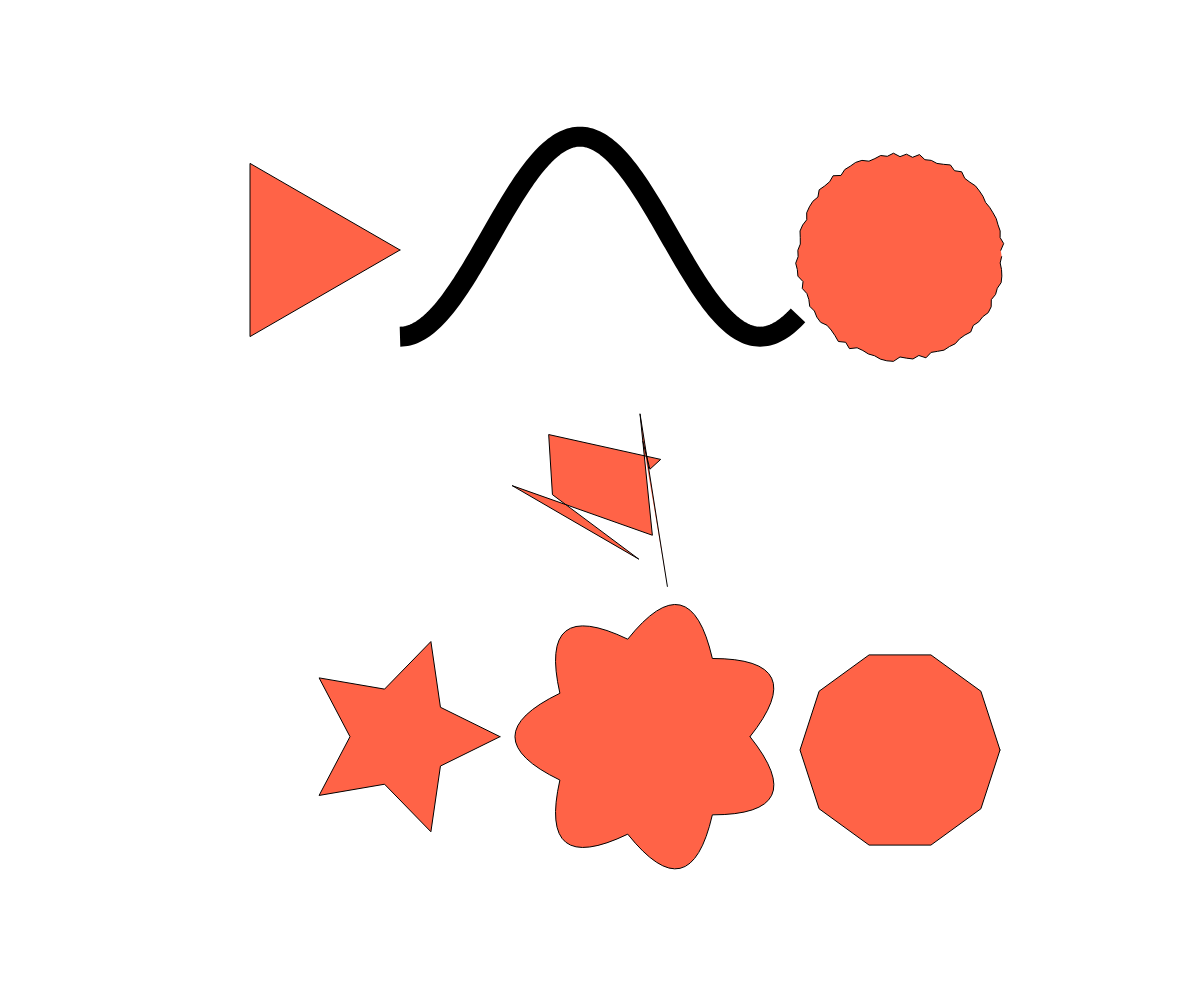
Frame 1 (no input)
Frame 60 (no input): identical to frame 1, image omitted
Frame 120 (the mouse pressed at the canvas centre since frame 60): identical to frame 1, image omitted

The p5.js sketch that drew this single still picture (run headless with seeded random() and noise() and a simulated clock; from frame 60 on, the mouse is pressed at the canvas centre):

// p5.js sketch
// ── sketch.js
function setup() {
  createCanvas(windowWidth, windowHeight);

  // generate random lines
  fill("tomato");
  translate(width / 2, height / 2);
  beginShape();
  for (var i = 0; i < 10; i++) {
    var x = random(-100, 100);
    var y = random(-100, 100);
    vertex(x, y);
  }
  endShape();

  // generate circle
  translate(width / 4, height / 4);
  beginShape();
  for (var i = 0; i < 11; i++) {
    var x = cos(radians(i * 36)) * 100;
    var y = sin(radians(i * 36)) * 100;
    vertex(x, y);
  }
  endShape();

  // generate triangle
  var numVertices = 3; // or 4 or 30
  var spacing = 360 / numVertices;
  translate(-width / 2, -height / 2);
  beginShape();
  for (var i = 0; i < numVertices + 1; i++) {
    var x = cos(radians(i * spacing)) * 100;
    var y = sin(radians(i * spacing)) * 100;
    vertex(x, y);
  }
  endShape();

  // generate circle with a bit random radius
  translate(width / 2, height / 150);
  beginShape();
  for (var i = 0; i < 100; i++) {
    var radius = 100 + random(5);
    var x = cos(radians(i * 3.6)) * radius;
    var y = sin(radians(i * 3.6)) * radius;
    vertex(x, y);
  }
  endShape();

  // generate circle with a bit random radius
  translate(-500, 480);
  var radius = 100;
  beginShape();
  for (var i = 0; i < 11; i++) {
    var x = cos(radians(i * 36)) * radius;
    var y = sin(radians(i * 36)) * radius;
    vertex(x, y);

    if (radius == 100) {
      radius = 50;
    } else {
      radius = 100;
    }
  }
  endShape();

  // generate circle with a bit random radius
  translate(250, 0);
  var numVertices = 7;
  var spacing = 360 / numVertices;

  beginShape();
  for (var i = 0; i < numVertices + 1; i++) {
    var angle = i * spacing;
    var x = cos(radians(angle)) * 100;
    var y = sin(radians(angle)) * 100;

    if (i == 0) {
      vertex(x, y);
    } else {
      var cAngle = angle - spacing / 2;
      var cX = cos(radians(cAngle)) * 180;
      var cY = sin(radians(cAngle)) * 180;
      quadraticVertex(cX, cY, x, y);
    }
  }
  endShape();

  fill("none");
  strokeWeight(20);
  strokeCap(SQUARE);
  translate(-250, -500);
  beginShape();
  for (var i = 0; i < 200; i++) {
    var x = i * 2;
    var y = cos(i * radians(2)) * 100;
    vertex(x, y);
  }
  endShape();
}

function draw() {}
